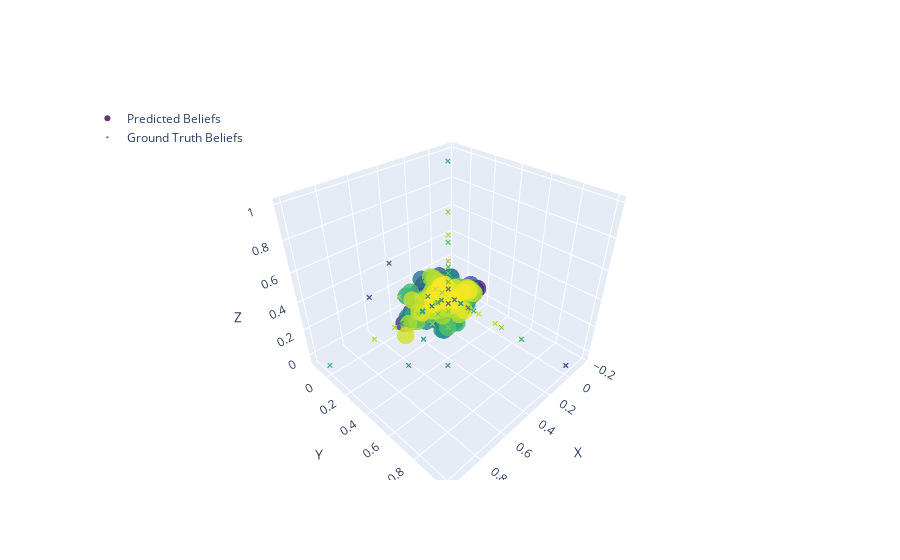

Here is the notebook cell this chart was saved with:
### Markdown cell above
## Visualising the estimated MSP

### Code cell
import pandas as pd
import plotly.graph_objects as go

_ , belief_predictions = regression_activation_to_beliefs(activations,transformer_input_beliefs)
belief_dim = transformer_input_beliefs.shape[-1]
activation_flattened = activations.view(-1, train_config['d_model']).cpu().numpy()
belief_predictions_flattened = belief_predictions.reshape(-1, belief_dim)#.cpu().numpy()
ground_truth_beliefs_flattened = transformer_input_beliefs.view(-1, belief_dim).cpu().numpy()

# Calculate the center of mass (COM) for each unique belief index
unique_belief_indices = np.unique(transformer_input_belief_indices)
com_data = []
ground_truth_data = []

for index in unique_belief_indices:
    mask = (transformer_input_belief_indices == index).reshape(-1)
    group_predictions = belief_predictions_flattened[mask]
    group_ground_truth = ground_truth_beliefs_flattened[mask]
    com_pred = np.mean(group_predictions, axis=0)
    com_truth = np.mean(group_ground_truth, axis=0)
    com_data.append({
        'x': com_pred[0],
        'y': com_pred[1],
        'z': com_pred[2],
        'belief_index': index
    })
    ground_truth_data.append({
        'x': com_truth[0],
        'y': com_truth[1],
        'z': com_truth[2],
        'belief_index': index
    })

# Create DataFrames from the COM data
com_df = pd.DataFrame(com_data)
ground_truth_df = pd.DataFrame(ground_truth_data)

# Create a 3D scatter plot
fig = go.Figure()

# Add predicted beliefs
fig.add_trace(go.Scatter3d(
    x=com_df['x'],
    y=com_df['y'],
    z=com_df['z'],
    mode='markers',
    marker=dict(
        size=6,  # Reduced size from 8 to 6
        color=com_df['belief_index'],
        colorscale='viridis',
        opacity=0.8
    ),
    text=com_df['belief_index'],
    name='Predicted Beliefs'
))

# Add ground truth beliefs
fig.add_trace(go.Scatter3d(
    x=ground_truth_df['x'],
    y=ground_truth_df['y'],
    z=ground_truth_df['z'],
    mode='markers',
    marker=dict(
        size=2,  # Reduced size from 8 to 6
        color=ground_truth_df['belief_index'],
        colorscale='viridis',
        opacity=0.8,
        symbol='x'
    ),
    text=ground_truth_df['belief_index'],
    name='Ground Truth Beliefs'
))

fig.update_layout(
    scene=dict(
        xaxis_title='X',
        yaxis_title='Y',
        zaxis_title='Z'
    ),
    coloraxis_colorbar=dict(title='Belief Index'),
    legend=dict(
        yanchor="top",
        y=0.99,
        xanchor="left",
        x=0.01
    )
)

fig.show()

### Figure 1 — Plotly figure (JSON) as saved in the notebook; plotly's stock layout.template omitted (floating-point values rounded to 4 significant figures; data arrays with more than 128 entries replaced by an {"elided": "..."} marker saying what was removed)
{"data": [{"marker": {"color": {"elided": "454 int values"}, "colorscale": [[0, "#440154"], [0.1111, "#482878"], [0.2222, "#3e4989"], [0.3333, "#31688e"], [0.4444, "#26828e"], [0.5556, "#1f9e89"], [0.6667, "#35b779"], [0.7778, "#6ece58"], [0.8889, "#b5de2b"], [1, "#fde725"]], "opacity": 0.8, "size": 6}, "mode": "markers", "name": "Predicted Beliefs", "text": {"elided": "454 int values"}, "type": "scatter3d", "x": {"elided": "454 float values"}, "y": {"elided": "454 float values"}, "z": {"elided": "454 float values"}}, {"marker": {"color": {"elided": "454 int values"}, "colorscale": [[0, "#440154"], [0.1111, "#482878"], [0.2222, "#3e4989"], [0.3333, "#31688e"], [0.4444, "#26828e"], [0.5556, "#1f9e89"], [0.6667, "#35b779"], [0.7778, "#6ece58"], [0.8889, "#b5de2b"], [1, "#fde725"]], "opacity": 0.8, "size": 2, "symbol": "x"}, "mode": "markers", "name": "Ground Truth Beliefs", "text": {"elided": "454 int values"}, "type": "scatter3d", "x": {"elided": "454 float values"}, "y": {"elided": "454 float values"}, "z": {"elided": "454 float values"}}], "layout": {"coloraxis": {"colorbar": {"title": {"text": "Belief Index"}}}, "legend": {"x": 0.01, "xanchor": "left", "y": 0.99, "yanchor": "top"}, "scene": {"xaxis": {"title": {"text": "X"}}, "yaxis": {"title": {"text": "Y"}}, "zaxis": {"title": {"text": "Z"}}}}}
